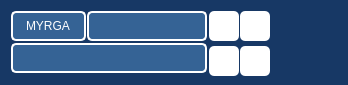
<?xml version="1.0" encoding="UTF-8"?>
<ui version="4.0">
 <class>showItem</class>
 <widget class="QWidget" name="showItem">
  <property name="geometry">
   <rect>
    <x>0</x>
    <y>0</y>
    <width>348</width>
    <height>85</height>
   </rect>
  </property>
  <property name="minimumSize">
   <size>
    <width>348</width>
    <height>85</height>
   </size>
  </property>
  <property name="maximumSize">
   <size>
    <width>348</width>
    <height>85</height>
   </size>
  </property>
  <property name="windowTitle">
   <string>showItem</string>
  </property>
  <property name="styleSheet">
   <string notr="true">QWidget
{
background-color: rgb(23, 56, 101);
font: 8pt &quot;Microsoft YaHei UI&quot;;
border-radius: 7px; 
}

#label_time{
    font-size: 14px;  
}

QPushButton {
    /* 正常状态下的样式 */
 	color:rgb(255, 255, 255);
    background-color: rgb(23, 56, 101);/* 正常状态下的背景颜色 */
    border-radius: 5px; 
}

QPushButton:hover {
    /* 鼠标悬停状态下的样式 */
    background-color:rgb(32, 77, 136); /* 悬停状态下的背景颜色 */
}

</string>
  </property>
  <layout class="QHBoxLayout" name="horizontalLayout_3">
   <item>
    <layout class="QHBoxLayout" name="horizontalLayout_2">
     <property name="spacing">
      <number>2</number>
     </property>
     <item>
      <layout class="QVBoxLayout" name="verticalLayout">
       <property name="spacing">
        <number>2</number>
       </property>
       <item>
        <layout class="QHBoxLayout" name="horizontalLayout">
         <property name="spacing">
          <number>1</number>
         </property>
         <item>
          <widget class="QLineEdit" name="lineEdit_name">
           <property name="sizePolicy">
            <sizepolicy hsizetype="Preferred" vsizetype="Fixed">
             <horstretch>0</horstretch>
             <verstretch>0</verstretch>
            </sizepolicy>
           </property>
           <property name="minimumSize">
            <size>
             <width>70</width>
             <height>30</height>
            </size>
           </property>
           <property name="maximumSize">
            <size>
             <width>90</width>
             <height>30</height>
            </size>
           </property>
           <property name="styleSheet">
            <string notr="true">background-color: rgb(85, 170, 255);

    border-radius: 5px; 
  border:2px solid rgb(255, 255, 255);
color: rgb(255, 255, 255);
background-color: rgb(53, 99, 149);
</string>
           </property>
           <property name="text">
            <string>MYRGA</string>
           </property>
           <property name="alignment">
            <set>Qt::AlignCenter</set>
           </property>
          </widget>
         </item>
         <item>
          <widget class="QLabel" name="label_SNL">
           <property name="minimumSize">
            <size>
             <width>120</width>
             <height>30</height>
            </size>
           </property>
           <property name="maximumSize">
            <size>
             <width>300</width>
             <height>30</height>
            </size>
           </property>
           <property name="styleSheet">
            <string notr="true">background-color: rgb(85, 170, 255);

    border-radius: 5px; 
  border:2px solid rgb(255, 255, 255);
color: rgb(255, 255, 255);
background-color: rgb(53, 99, 149);
</string>
           </property>
           <property name="text">
            <string/>
           </property>
          </widget>
         </item>
        </layout>
       </item>
       <item>
        <widget class="QLabel" name="label_time">
         <property name="minimumSize">
          <size>
           <width>110</width>
           <height>30</height>
          </size>
         </property>
         <property name="maximumSize">
          <size>
           <width>300</width>
           <height>30</height>
          </size>
         </property>
         <property name="styleSheet">
          <string notr="true">background-color: rgb(85, 170, 255);

    border-radius: 5px; 
  border:2px solid rgb(255, 255, 255);
color: rgb(255, 255, 255);
background-color: rgb(53, 99, 149);
</string>
         </property>
         <property name="text">
          <string/>
         </property>
        </widget>
       </item>
      </layout>
     </item>
     <item>
      <layout class="QGridLayout" name="gridLayout">
       <property name="horizontalSpacing">
        <number>1</number>
       </property>
       <property name="verticalSpacing">
        <number>6</number>
       </property>
       <item row="0" column="1">
        <widget class="QPushButton" name="check_1_2">
         <property name="minimumSize">
          <size>
           <width>30</width>
           <height>30</height>
          </size>
         </property>
         <property name="maximumSize">
          <size>
           <width>30</width>
           <height>30</height>
          </size>
         </property>
         <property name="toolTip">
          <string/>
         </property>
         <property name="toolTipDuration">
          <number>-1</number>
         </property>
         <property name="styleSheet">
          <string notr="true">background-color: rgb(255, 255, 255);</string>
         </property>
         <property name="text">
          <string/>
         </property>
        </widget>
       </item>
       <item row="1" column="1">
        <widget class="QPushButton" name="check_1_4">
         <property name="minimumSize">
          <size>
           <width>30</width>
           <height>30</height>
          </size>
         </property>
         <property name="maximumSize">
          <size>
           <width>30</width>
           <height>30</height>
          </size>
         </property>
         <property name="styleSheet">
          <string notr="true">background-color: rgb(255, 255, 255);</string>
         </property>
         <property name="text">
          <string/>
         </property>
        </widget>
       </item>
       <item row="0" column="0">
        <widget class="QPushButton" name="check_1_1">
         <property name="minimumSize">
          <size>
           <width>30</width>
           <height>30</height>
          </size>
         </property>
         <property name="maximumSize">
          <size>
           <width>30</width>
           <height>30</height>
          </size>
         </property>
         <property name="toolTip">
          <string/>
         </property>
         <property name="toolTipDuration">
          <number>-1</number>
         </property>
         <property name="styleSheet">
          <string notr="true">background-color: rgb(255, 255, 255);</string>
         </property>
         <property name="text">
          <string/>
         </property>
        </widget>
       </item>
       <item row="1" column="0">
        <widget class="QPushButton" name="check_1_3">
         <property name="minimumSize">
          <size>
           <width>30</width>
           <height>30</height>
          </size>
         </property>
         <property name="maximumSize">
          <size>
           <width>30</width>
           <height>30</height>
          </size>
         </property>
         <property name="toolTipDuration">
          <number>-1</number>
         </property>
         <property name="styleSheet">
          <string notr="true">background-color: rgb(255, 255, 255);</string>
         </property>
         <property name="text">
          <string/>
         </property>
        </widget>
       </item>
      </layout>
     </item>
     <item>
      <widget class="QPushButton" name="check_2">
       <property name="minimumSize">
        <size>
         <width>65</width>
         <height>65</height>
        </size>
       </property>
       <property name="maximumSize">
        <size>
         <width>65</width>
         <height>65</height>
        </size>
       </property>
       <property name="styleSheet">
        <string notr="true">QPushButton{
	background-color: rgb(255, 255, 255);
}
QPushButton {
    /* 正常状态下的样式 */
	font: 700 14pt &quot;Microsoft YaHei UI&quot;;
 	color:rgb(255, 255, 255);
    background-color: rgb(255,255, 255);/* 正常状态下的背景颜色 */
    border-radius: 5px; 
}
#check_2{background:transparent;}
QPushButton:hover {
    /* 鼠标悬停状态下的样式 */
    background-color:rgb(180, 180, 180); /* 悬停状态下的背景颜色 */
}</string>
       </property>
       <property name="text">
        <string/>
       </property>
       <property name="flat">
        <bool>false</bool>
       </property>
      </widget>
     </item>
    </layout>
   </item>
  </layout>
 </widget>
 <resources/>
 <connections/>
</ui>
